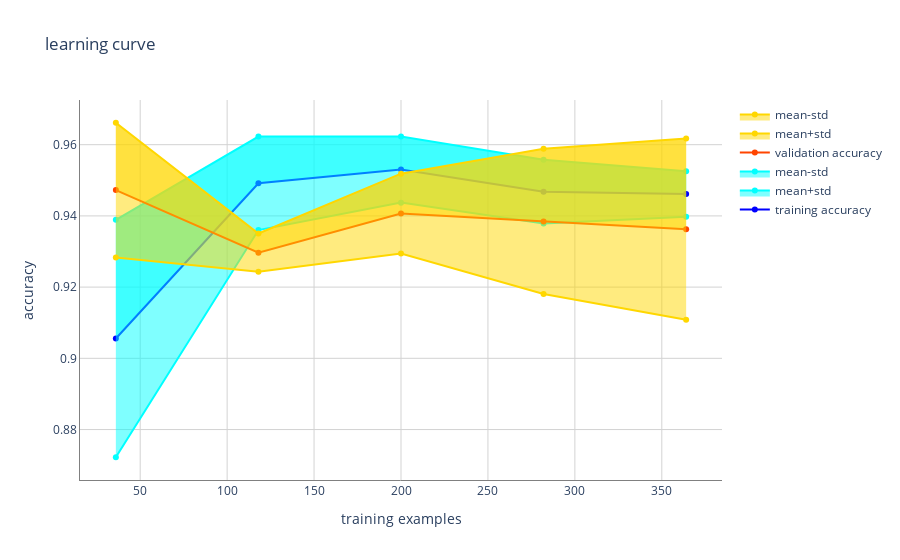

This figure's notebook cell:
### Code cell
fig=go.Figure()
fig.add_trace(go.Scatter(x=train_sz,
                        y=np.mean(train_sc,axis=1),
                        name='training accuracy',
                        marker_color='blue'))
fig.add_trace(go.Scatter(x=train_sz,
                        y=np.mean(train_sc,axis=1)+np.std(train_sc,axis=1),
                        marker_color='cyan',fill='tonexty',
                        name='mean+std'))
fig.add_trace(go.Scatter(x=train_sz,
                        y=np.mean(train_sc,axis=1)-np.std(train_sc,axis=1),
                        marker_color='cyan',fill='tonexty',
                        name='mean-std'))
fig.add_trace(go.Scatter(x=train_sz,
                        y=np.mean(test_sc,axis=1),
                        name='validation accuracy',
                        marker_color='orangered'))
fig.add_trace(go.Scatter(x=train_sz,
                        y=np.mean(test_sc,axis=1)+np.std(test_sc,axis=1),
                        marker_color='gold',fill='tonexty',
                        name='mean+std'))
fig.add_trace(go.Scatter(x=train_sz,
                        y=np.mean(test_sc,axis=1)-np.std(test_sc,axis=1),
                        marker_color='gold',fill='tonexty',
                        name='mean-std'))
fig.update_layout(title='learning curve',
                 xaxis_title='training examples',
                 yaxis_title='accuracy',
                 plot_bgcolor='white')
fig.update_xaxes(gridcolor='lightgrey',linecolor='grey')
fig.update_yaxes(gridcolor='lightgrey',linecolor='grey')
fig.show()

### Figure 1 — Plotly figure (JSON) as saved in the notebook; plotly's stock layout.template omitted (floating-point values rounded to 4 significant figures)
{"data": [{"marker": {"color": "blue"}, "name": "training accuracy", "type": "scatter", "x": [36, 118, 200, 282, 364], "y": [0.9056, 0.9492, 0.953, 0.9468, 0.9462]}, {"fill": "tonexty", "marker": {"color": "cyan"}, "name": "mean+std", "type": "scatter", "x": [36, 118, 200, 282, 364], "y": [0.9389, 0.9623, 0.9623, 0.9558, 0.9526]}, {"fill": "tonexty", "marker": {"color": "cyan"}, "name": "mean-std", "type": "scatter", "x": [36, 118, 200, 282, 364], "y": [0.8722, 0.936, 0.9437, 0.9378, 0.9397]}, {"marker": {"color": "orangered"}, "name": "validation accuracy", "type": "scatter", "x": [36, 118, 200, 282, 364], "y": [0.9473, 0.9297, 0.9407, 0.9385, 0.9363]}, {"fill": "tonexty", "marker": {"color": "gold"}, "name": "mean+std", "type": "scatter", "x": [36, 118, 200, 282, 364], "y": [0.9662, 0.9351, 0.9519, 0.9588, 0.9617]}, {"fill": "tonexty", "marker": {"color": "gold"}, "name": "mean-std", "type": "scatter", "x": [36, 118, 200, 282, 364], "y": [0.9283, 0.9243, 0.9295, 0.9181, 0.9108]}], "layout": {"plot_bgcolor": "white", "title": {"text": "learning curve"}, "xaxis": {"gridcolor": "lightgrey", "linecolor": "grey", "title": {"text": "training examples"}}, "yaxis": {"gridcolor": "lightgrey", "linecolor": "grey", "title": {"text": "accuracy"}}}}
